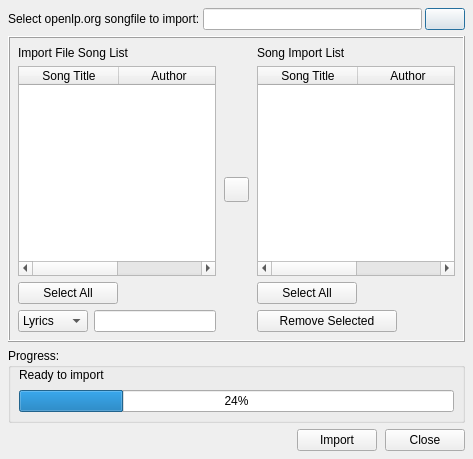
<?xml version="1.0" encoding="UTF-8"?>
<ui version="4.0">
 <class>OpenLPImportDialog</class>
 <widget class="QDialog" name="OpenLPImportDialog">
  <property name="geometry">
   <rect>
    <x>0</x>
    <y>0</y>
    <width>473</width>
    <height>459</height>
   </rect>
  </property>
  <property name="windowTitle">
   <string>openlp.org Song Importer</string>
  </property>
  <property name="windowIcon">
   <iconset>
    <normaloff>:/icon/openlp.org-icon-32.bmp</normaloff>:/icon/openlp.org-icon-32.bmp</iconset>
  </property>
  <layout class="QVBoxLayout" name="verticalLayout_5">
   <property name="margin">
    <number>8</number>
   </property>
   <item>
    <widget class="QWidget" name="ImportFileWidget" native="true">
     <property name="sizePolicy">
      <sizepolicy hsizetype="Preferred" vsizetype="Fixed">
       <horstretch>0</horstretch>
       <verstretch>0</verstretch>
      </sizepolicy>
     </property>
     <layout class="QHBoxLayout" name="horizontalLayout">
      <property name="spacing">
       <number>3</number>
      </property>
      <property name="margin">
       <number>0</number>
      </property>
      <item>
       <widget class="QLabel" name="ImportFileLabel">
        <property name="text">
         <string>Select openlp.org songfile to import:</string>
        </property>
       </widget>
      </item>
      <item>
       <widget class="QLineEdit" name="ImportFileLineEdit"/>
      </item>
      <item>
       <widget class="QPushButton" name="ImportFileSelectPushButton">
        <property name="text">
         <string/>
        </property>
        <property name="icon">
         <iconset resource="../images/openlp-2.qrc">
          <normaloff>:/imports/import_load.png</normaloff>:/imports/import_load.png</iconset>
        </property>
       </widget>
      </item>
     </layout>
    </widget>
   </item>
   <item>
    <widget class="QFrame" name="SongListFrame">
     <property name="sizePolicy">
      <sizepolicy hsizetype="Expanding" vsizetype="Expanding">
       <horstretch>0</horstretch>
       <verstretch>0</verstretch>
      </sizepolicy>
     </property>
     <property name="frameShape">
      <enum>QFrame::Box</enum>
     </property>
     <property name="frameShadow">
      <enum>QFrame::Raised</enum>
     </property>
     <layout class="QHBoxLayout" name="horizontalLayout_6">
      <property name="spacing">
       <number>8</number>
      </property>
      <property name="margin">
       <number>8</number>
      </property>
      <item>
       <widget class="QWidget" name="ImportFileSongListWidget" native="true">
        <property name="sizePolicy">
         <sizepolicy hsizetype="Preferred" vsizetype="Expanding">
          <horstretch>0</horstretch>
          <verstretch>0</verstretch>
         </sizepolicy>
        </property>
        <layout class="QVBoxLayout" name="verticalLayout">
         <property name="spacing">
          <number>6</number>
         </property>
         <property name="margin">
          <number>0</number>
         </property>
         <item>
          <widget class="QLabel" name="ImportListLabel">
           <property name="text">
            <string>Import File Song List</string>
           </property>
          </widget>
         </item>
         <item>
          <widget class="QTableWidget" name="ImportListTable">
           <property name="selectionMode">
            <enum>QAbstractItemView::MultiSelection</enum>
           </property>
           <property name="showGrid">
            <bool>false</bool>
           </property>
           <property name="wordWrap">
            <bool>false</bool>
           </property>
           <property name="cornerButtonEnabled">
            <bool>false</bool>
           </property>
           <column>
            <property name="text">
             <string>Song Title</string>
            </property>
           </column>
           <column>
            <property name="text">
             <string>Author</string>
            </property>
           </column>
          </widget>
         </item>
         <item>
          <widget class="QWidget" name="ImportSelectAllWidget" native="true">
           <layout class="QHBoxLayout" name="horizontalLayout_2">
            <property name="spacing">
             <number>6</number>
            </property>
            <property name="margin">
             <number>0</number>
            </property>
            <item>
             <widget class="QPushButton" name="ImportSelectAllPushButton">
              <property name="sizePolicy">
               <sizepolicy hsizetype="Preferred" vsizetype="Fixed">
                <horstretch>0</horstretch>
                <verstretch>0</verstretch>
               </sizepolicy>
              </property>
              <property name="minimumSize">
               <size>
                <width>100</width>
                <height>0</height>
               </size>
              </property>
              <property name="text">
               <string>Select All</string>
              </property>
              <property name="icon">
               <iconset resource="../images/openlp-2.qrc">
                <normaloff>:/imports/import_selectall.png</normaloff>:/imports/import_selectall.png</iconset>
              </property>
             </widget>
            </item>
            <item>
             <spacer name="ImportSelectAllHSpacer">
              <property name="orientation">
               <enum>Qt::Horizontal</enum>
              </property>
              <property name="sizeType">
               <enum>QSizePolicy::Expanding</enum>
              </property>
              <property name="sizeHint" stdset="0">
               <size>
                <width>89</width>
                <height>20</height>
               </size>
              </property>
             </spacer>
            </item>
           </layout>
          </widget>
         </item>
         <item>
          <widget class="QWidget" name="importFilterWidget" native="true">
           <property name="sizePolicy">
            <sizepolicy hsizetype="Expanding" vsizetype="Fixed">
             <horstretch>0</horstretch>
             <verstretch>0</verstretch>
            </sizepolicy>
           </property>
           <property name="minimumSize">
            <size>
             <width>0</width>
             <height>0</height>
            </size>
           </property>
           <layout class="QHBoxLayout" name="horizontalLayout_3">
            <property name="margin">
             <number>0</number>
            </property>
            <item>
             <widget class="QComboBox" name="ImportFilterComboBox">
              <property name="minimumSize">
               <size>
                <width>70</width>
                <height>0</height>
               </size>
              </property>
              <item>
               <property name="text">
                <string>Lyrics</string>
               </property>
              </item>
              <item>
               <property name="text">
                <string>Title</string>
               </property>
              </item>
              <item>
               <property name="text">
                <string>Author</string>
               </property>
              </item>
             </widget>
            </item>
            <item>
             <widget class="QLineEdit" name="importFilterLineEdit"/>
            </item>
           </layout>
          </widget>
         </item>
        </layout>
        <zorder>ImportListTable</zorder>
        <zorder>ImportListLabel</zorder>
        <zorder>importFilterWidget</zorder>
        <zorder>ImportSelectAllWidget</zorder>
       </widget>
      </item>
      <item>
       <widget class="QWidget" name="AddSelectedWidget" native="true">
        <property name="sizePolicy">
         <sizepolicy hsizetype="Preferred" vsizetype="Expanding">
          <horstretch>0</horstretch>
          <verstretch>0</verstretch>
         </sizepolicy>
        </property>
        <layout class="QVBoxLayout" name="verticalLayout_3">
         <property name="margin">
          <number>0</number>
         </property>
         <item>
          <spacer name="AddSelectedTopVSpacer">
           <property name="orientation">
            <enum>Qt::Vertical</enum>
           </property>
           <property name="sizeHint" stdset="0">
            <size>
             <width>20</width>
             <height>40</height>
            </size>
           </property>
          </spacer>
         </item>
         <item>
          <widget class="QPushButton" name="AddSelectedPushButton">
           <property name="sizePolicy">
            <sizepolicy hsizetype="Minimum" vsizetype="Minimum">
             <horstretch>0</horstretch>
             <verstretch>0</verstretch>
            </sizepolicy>
           </property>
           <property name="minimumSize">
            <size>
             <width>25</width>
             <height>25</height>
            </size>
           </property>
           <property name="text">
            <string/>
           </property>
           <property name="icon">
            <iconset resource="../images/openlp-2.qrc">
             <normaloff>:/imports/import_move_to_list.png</normaloff>:/imports/import_move_to_list.png</iconset>
           </property>
          </widget>
         </item>
         <item>
          <spacer name="AddSelectedBottomVSpacer">
           <property name="orientation">
            <enum>Qt::Vertical</enum>
           </property>
           <property name="sizeHint" stdset="0">
            <size>
             <width>20</width>
             <height>40</height>
            </size>
           </property>
          </spacer>
         </item>
        </layout>
       </widget>
      </item>
      <item>
       <widget class="QWidget" name="SelectedFileListWidget" native="true">
        <property name="sizePolicy">
         <sizepolicy hsizetype="Preferred" vsizetype="Expanding">
          <horstretch>0</horstretch>
          <verstretch>0</verstretch>
         </sizepolicy>
        </property>
        <layout class="QVBoxLayout" name="verticalLayout_2">
         <property name="margin">
          <number>0</number>
         </property>
         <item>
          <widget class="QLabel" name="SelectedListLabel">
           <property name="text">
            <string>Song Import List</string>
           </property>
          </widget>
         </item>
         <item>
          <widget class="QTableWidget" name="SelectedListTable">
           <property name="selectionMode">
            <enum>QAbstractItemView::MultiSelection</enum>
           </property>
           <property name="showGrid">
            <bool>false</bool>
           </property>
           <property name="wordWrap">
            <bool>false</bool>
           </property>
           <property name="cornerButtonEnabled">
            <bool>false</bool>
           </property>
           <column>
            <property name="text">
             <string>Song Title</string>
            </property>
           </column>
           <column>
            <property name="text">
             <string>Author</string>
            </property>
           </column>
          </widget>
         </item>
         <item>
          <widget class="QWidget" name="SelectedSelectAllWidget" native="true">
           <layout class="QHBoxLayout" name="horizontalLayout_4">
            <property name="spacing">
             <number>6</number>
            </property>
            <property name="margin">
             <number>0</number>
            </property>
            <item>
             <widget class="QPushButton" name="SelectedSelectAllPushButton">
              <property name="sizePolicy">
               <sizepolicy hsizetype="Preferred" vsizetype="Fixed">
                <horstretch>0</horstretch>
                <verstretch>0</verstretch>
               </sizepolicy>
              </property>
              <property name="minimumSize">
               <size>
                <width>100</width>
                <height>0</height>
               </size>
              </property>
              <property name="text">
               <string>Select All</string>
              </property>
              <property name="icon">
               <iconset resource="../images/openlp-2.qrc">
                <normaloff>:/imports/import_selectall.png</normaloff>:/imports/import_selectall.png</iconset>
              </property>
             </widget>
            </item>
            <item>
             <spacer name="SelectedSelectAllHSpacer">
              <property name="orientation">
               <enum>Qt::Horizontal</enum>
              </property>
              <property name="sizeType">
               <enum>QSizePolicy::Expanding</enum>
              </property>
              <property name="sizeHint" stdset="0">
               <size>
                <width>92</width>
                <height>20</height>
               </size>
              </property>
             </spacer>
            </item>
           </layout>
          </widget>
         </item>
         <item>
          <widget class="QWidget" name="SelectedRemoveSelectedWidget" native="true">
           <property name="sizePolicy">
            <sizepolicy hsizetype="Expanding" vsizetype="Fixed">
             <horstretch>0</horstretch>
             <verstretch>0</verstretch>
            </sizepolicy>
           </property>
           <layout class="QHBoxLayout" name="horizontalLayout_5">
            <property name="margin">
             <number>0</number>
            </property>
            <item>
             <widget class="QPushButton" name="SelectedRemoveSelectedButton">
              <property name="sizePolicy">
               <sizepolicy hsizetype="Minimum" vsizetype="Fixed">
                <horstretch>0</horstretch>
                <verstretch>0</verstretch>
               </sizepolicy>
              </property>
              <property name="minimumSize">
               <size>
                <width>140</width>
                <height>0</height>
               </size>
              </property>
              <property name="text">
               <string>Remove Selected</string>
              </property>
              <property name="icon">
               <iconset resource="../images/openlp-2.qrc">
                <normaloff>:/imports/import_remove.png</normaloff>:/imports/import_remove.png</iconset>
              </property>
             </widget>
            </item>
            <item>
             <spacer name="SelectedRemoveSelectedHSpacer">
              <property name="orientation">
               <enum>Qt::Horizontal</enum>
              </property>
              <property name="sizeHint" stdset="0">
               <size>
                <width>49</width>
                <height>20</height>
               </size>
              </property>
             </spacer>
            </item>
           </layout>
          </widget>
         </item>
        </layout>
       </widget>
      </item>
     </layout>
     <zorder>ImportFileSongListWidget</zorder>
     <zorder>SelectedFileListWidget</zorder>
     <zorder>AddSelectedWidget</zorder>
    </widget>
   </item>
   <item>
    <widget class="QGroupBox" name="ProgressGroupBox">
     <property name="sizePolicy">
      <sizepolicy hsizetype="Expanding" vsizetype="Fixed">
       <horstretch>0</horstretch>
       <verstretch>0</verstretch>
      </sizepolicy>
     </property>
     <property name="title">
      <string>Progress:</string>
     </property>
     <layout class="QVBoxLayout" name="verticalLayout_4">
      <property name="spacing">
       <number>8</number>
      </property>
      <property name="leftMargin">
       <number>8</number>
      </property>
      <property name="topMargin">
       <number>0</number>
      </property>
      <property name="rightMargin">
       <number>8</number>
      </property>
      <property name="bottomMargin">
       <number>8</number>
      </property>
      <item>
       <widget class="QLabel" name="ProgressLabel">
        <property name="text">
         <string>Ready to import</string>
        </property>
       </widget>
      </item>
      <item>
       <widget class="QProgressBar" name="ProgressBar">
        <property name="value">
         <number>24</number>
        </property>
       </widget>
      </item>
     </layout>
    </widget>
   </item>
   <item>
    <widget class="QWidget" name="ButtonBarWidget" native="true">
     <layout class="QHBoxLayout" name="horizontalLayout_7">
      <property name="spacing">
       <number>8</number>
      </property>
      <property name="margin">
       <number>0</number>
      </property>
      <item>
       <spacer name="ButtonBarHSpacer">
        <property name="orientation">
         <enum>Qt::Horizontal</enum>
        </property>
        <property name="sizeHint" stdset="0">
         <size>
          <width>288</width>
          <height>20</height>
         </size>
        </property>
       </spacer>
      </item>
      <item>
       <widget class="QPushButton" name="ImportPushButton">
        <property name="text">
         <string>Import</string>
        </property>
       </widget>
      </item>
      <item>
       <widget class="QPushButton" name="ClosePushButton">
        <property name="text">
         <string>Close</string>
        </property>
       </widget>
      </item>
     </layout>
    </widget>
   </item>
  </layout>
 </widget>
 <resources>
  <include location="../images/openlp-2.qrc"/>
 </resources>
 <connections>
  <connection>
   <sender>ClosePushButton</sender>
   <signal>clicked()</signal>
   <receiver>OpenLPImportDialog</receiver>
   <slot>close()</slot>
   <hints>
    <hint type="sourcelabel">
     <x>436</x>
     <y>436</y>
    </hint>
    <hint type="destinationlabel">
     <x>462</x>
     <y>455</y>
    </hint>
   </hints>
  </connection>
  <connection>
   <sender>ImportSelectAllPushButton</sender>
   <signal>clicked()</signal>
   <receiver>ImportListTable</receiver>
   <slot>selectAll()</slot>
   <hints>
    <hint type="sourcelabel">
     <x>75</x>
     <y>281</y>
    </hint>
    <hint type="destinationlabel">
     <x>88</x>
     <y>176</y>
    </hint>
   </hints>
  </connection>
  <connection>
   <sender>SelectedSelectAllPushButton</sender>
   <signal>clicked()</signal>
   <receiver>SelectedListTable</receiver>
   <slot>selectAll()</slot>
   <hints>
    <hint type="sourcelabel">
     <x>311</x>
     <y>277</y>
    </hint>
    <hint type="destinationlabel">
     <x>339</x>
     <y>190</y>
    </hint>
   </hints>
  </connection>
  <connection>
   <sender>SelectedRemoveSelectedButton</sender>
   <signal>clicked()</signal>
   <receiver>SelectedListTable</receiver>
   <slot>clear()</slot>
   <hints>
    <hint type="sourcelabel">
     <x>379</x>
     <y>308</y>
    </hint>
    <hint type="destinationlabel">
     <x>389</x>
     <y>188</y>
    </hint>
   </hints>
  </connection>
 </connections>
</ui>
